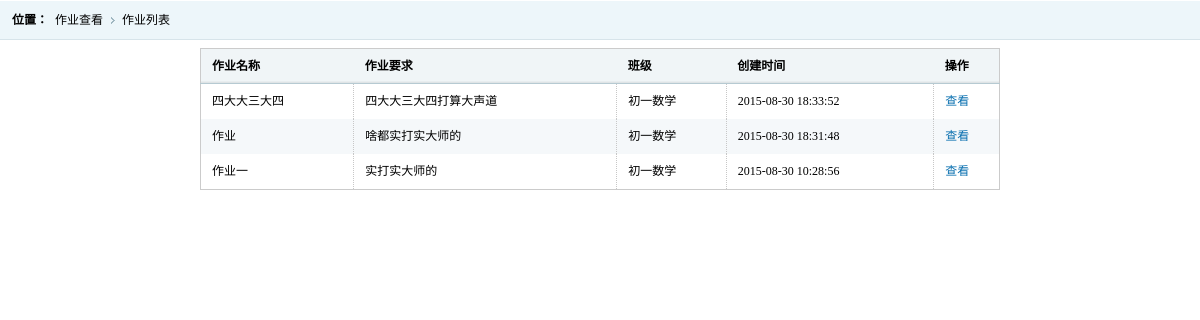
Page /teacherviews/teacherhmworks.php (signed in) on the earlier database version.
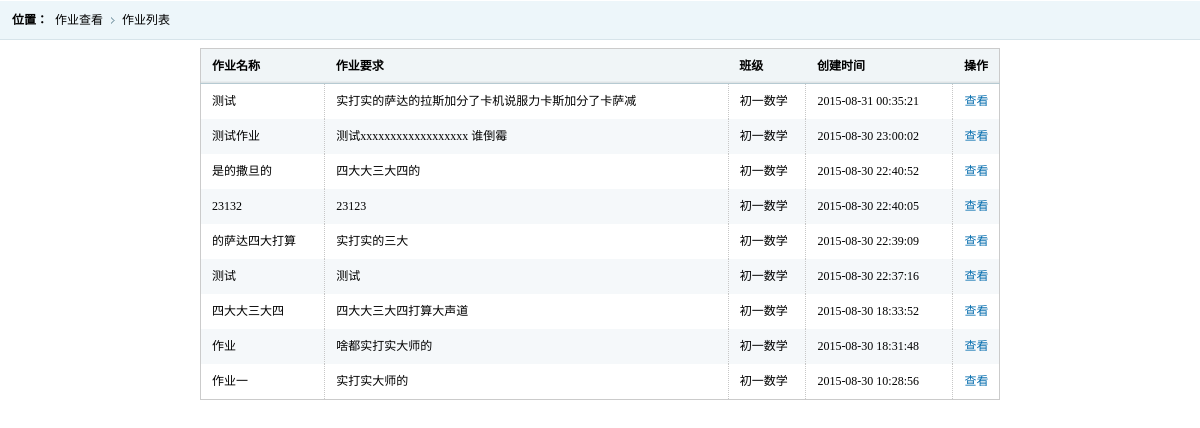
Same page on the later database version.
### tables this page shows
CREATE TABLE `hw_hmwork` (
  `hmworkid` int(11) NOT NULL AUTO_INCREMENT,
  `hmworktitle` varchar(1024) DEFAULT NULL,
  `hmworkrequire` varchar(4096) DEFAULT NULL,
  `hmworkcontent` text,
  `hmworkstate` int(11) DEFAULT NULL,
  `hwclassid` int(11) DEFAULT NULL,
  `teacherid` int(11) DEFAULT NULL,
  `createtime` varchar(32) DEFAULT NULL,
  PRIMARY KEY (`hmworkid`)
);

CREATE TABLE `hw_class` (
  `hwclassid` int(11) NOT NULL AUTO_INCREMENT,
  `hwclassname` varchar(256) DEFAULT NULL,
  `hwclassdesc` varchar(2048) DEFAULT NULL,
  `classtime` timestamp NULL DEFAULT NULL ON UPDATE CURRENT_TIMESTAMP,
  PRIMARY KEY (`hwclassid`)
);

### common.php (called while the page is built, shortened)
<?php
function getloginuser()
{
    $se = $_SESSION['userinfo'];
    $user = new hwuser();
    $user->userid = $se['userid'];
    $user->username = $se['username'];
    $user->userpassword = $se['userpassword'];
    $user->userdisplay = $se['userdisplay'];
    $user->usertype = $se['usertype'];
    return $user;
}
?>

### phplibs/db.php (called while the page is built, shortened)
<?php
Class DB {
    private $link_id;
    private $is_log;
    private $time;
    public function __construct() {
        $this->time = $this->microtime_float();
		require("config.db.php");
        $this->is_log = $db_config["log"];
        if($this->is_log){
            $handle = fopen($db_config["logfilepath"]."dblog.txt", "a+");
            $this->handle=$handle;
        }
    }
    public function connect($dbhost, $dbuser, $dbpw, $dbname, $pconnect = 0,$charset='utf8') {
        if( $pconnect==0 ) {
            $this->link_id = @mysql_connect($dbhost, $dbuser, $dbpw, true);
            if(!$this->link_id){
                $this->halt("数据库连接失败");
            }
        } else {
            $this->link_id = @mysql_pconnect($dbhost, $dbuser, $dbpw);
        }
    }
    public function query($sql) {
        $query = mysql_query($sql,$this->link_id);
        return $query;
    }
    public function free_result() {
        $void = func_get_args();
    }
    public function __destruct() {
        $use_time = ($this-> microtime_float())-($this->time);
    }
    public function write_log($msg=''){
        if($this->is_log){
            $text = date("Y-m-d H:i:s")." ".$msg."\r\n";
        }
    }
    public function microtime_float() {
        list($usec, $sec) = explode(" ", microtime());
        return ((float)$usec + (float)$sec);
    }
}
?>

### phplibs/config.db.php (called while the page is built)
<?php
    $db_config["hostname"] = "localhost";
    $db_config["username"] = "root";
    $db_config["password"] = "";
    $db_config["database"] = "homework";
    $db_config["charset"] = "utf8";
    $db_config["pconnect"] = 1;
    $db_config["log"] = 1;
    $db_config["logfilepath"] = './';
?>

### phplibs/hmworkhelper.php (called while the page is built, shortened)
<?php
require_once ('db.php');
class hmwork
{
    function setvalues($row)
    {
        if (isset($row['hmworkid']))
            $this->hmworkid = $row['hmworkid'];
        if (isset($row['hmworktitle']))
            $this->hmworktitle = $row['hmworktitle'];
        if (isset($row['hmworkrequire']))
            $this->hmworkrequire = $row['hmworkrequire'];
        if (isset($row['createtime']))
            $this->createtime = $row['createtime'];
        if (isset($row['hwclassname']))
            $this->hwclassname = $row['hwclassname'];
    }
    public static function gethmworkbyteachernoc($teacherid)
    {
        $sql = "SELECT a.hmworkid,a.hmworktitle,a.hmworkstate,a.hwclassid,
        a.createtime,a.hmworkrequire,a.teacherid,b.hwclassname
        FROM hw_hmwork a,hw_class b
        WHERE a.hwclassid = b.hwclassid and a.teacherid = " . $teacherid . "
        ORDER BY a.hmworkid DESC";
        $db = new DB();
        $query = $db->query($sql);
        $rc = array();
        while ($row = mysql_fetch_array($query, MYSQL_ASSOC)) {
            $info = new hmwork();
            $info->setvalues($row);
            $rc[] = $info;
        }
        return $rc;
    }
}
?>

### teacherviews/teacherhmworks.php (the view, shortened to what this page needs)
<?php
require_once ("../common.php");
require_once ("../phplibs/hmworkhelper.php");
?>
<!DOCTYPE html PUBLIC "-//W3C//DTD XHTML 1.0 Transitional//EN" "http://www.w3.org/TR/xhtml1/DTD/xhtml1-transitional.dtd">
<html xmlns="http://www.w3.org/1999/xhtml">
<head>
<link href="../styles/css/style.css" rel="stylesheet" type="text/css" />
</head>
<body>
<div class="place">
    <span>位置：</span>
    <ul class="placeul">
    <li>作业查看</li>
    <li>作业列表</li>
    </ul>
</div>
<div class="mainframeinfo">
<table class="tablelist">
    <thead>
    <tr>
        <th>作业名称</th>
        <th>作业要求</th>
		<th>班级</th>
        <th>创建时间</th>
        <th>操作</th>
    </tr>
    </thead>
    <tbody>
<?php
$user = getloginuser();
if ($user->usertype == USERTEACHER) {
    $hmwks = hmwork::gethmworkbyteachernoc($user->userid);
    if ($hmwks != null) {
        foreach ($hmwks as $hk) {
            echo "<tr>
            <td>" . $hk->hmworktitle . "</td>
            <td>" . mb_substr($hk->hmworkrequire,0,25,'utf-8') . "</td>
            <td>" . $hk->hwclassname . "</td>
            <td>" . $hk->createtime . "</td>
            <td><a href=\"../commonviews/showhmwork.php?id=".$hk->hmworkid."\" class=\"tablelink\">查看</a></td>
            </tr>";
        }
    }
}
?>
</tbody>
</table>
</div>
</body>
</html>

### styles/css/style.css (style rules this page uses)
* { font-size:9pt;border:0;margin:0;padding:0; }
body { font-family:'微软雅黑'; margin:0 auto;min-width:980px; }
ul { display:block;margin:0;padding:0;list-style:none; }
li { display:block;margin:0;padding:0;list-style: none; }
dl,dt,dd,span { margin:0;padding:0;display:block; }
a,a:focus { text-decoration:none;color:#000;outline:none;blr:expression(this.onFocus=this.blur()); }
table { border-collapse:collapse;border-spacing: 0; }
.place { height:40px; background:url(../images/righttop.gif) repeat-x; }
.place span { line-height:40px; font-weight:bold;float:left; margin-left:12px; }
.placeul li { float:left; line-height:40px; padding-left:7px; padding-right:12px; background:url(../images/rlist.gif) no-repeat right; }
.placeul li:last-child { background:none; }
.mainframeinfo { padding:8px 200px; }
.tablelist { border:solid 1px #cbcbcb; width:100%; clear:both; }
.tablelist th { background:url(../images/th.gif) repeat-x; height:34px; line-height:34px; border-bottom:solid 1px #b6cad2; text-indent:11px; text-align:left; }
.tablelist td { line-height:35px; text-indent:11px; border-right: dotted 1px #c7c7c7; }
.tablelink { color:#056dae; }
.tablelist tbody tr.odd { background:#f5f8fa; }

Differences in the rows shown:
added hw_hmwork: hmworktitle "测试", hmworkrequire "实打实的萨达的拉斯加分了卡机说服力卡斯加分了卡萨减", hwclassid.hwclassname "初一数学", createtime "2015-08-31 00:35:21"
added hw_hmwork: hmworktitle "测试作业", hmworkrequire "测试xxxxxxxxxxxxxxxxxx 谁倒霉", hwclassid.hwclassname "初一数学", createtime "2015-08-30 23:00:02"
added hw_hmwork: hmworktitle "是的撒旦的", hmworkrequire "四大大三大四的", hwclassid.hwclassname "初一数学", createtime "2015-08-30 22:40:52"
added hw_hmwork: hmworktitle "23132", hmworkrequire "23123", hwclassid.hwclassname "初一数学", createtime "2015-08-30 22:40:05"
added hw_hmwork: hmworktitle "的萨达四大打算", hmworkrequire "实打实的三大", hwclassid.hwclassname "初一数学", createtime "2015-08-30 22:39:09"
added hw_hmwork: hmworktitle "测试", hmworkrequire "测试", hwclassid.hwclassname "初一数学", createtime "2015-08-30 22:37:16"
